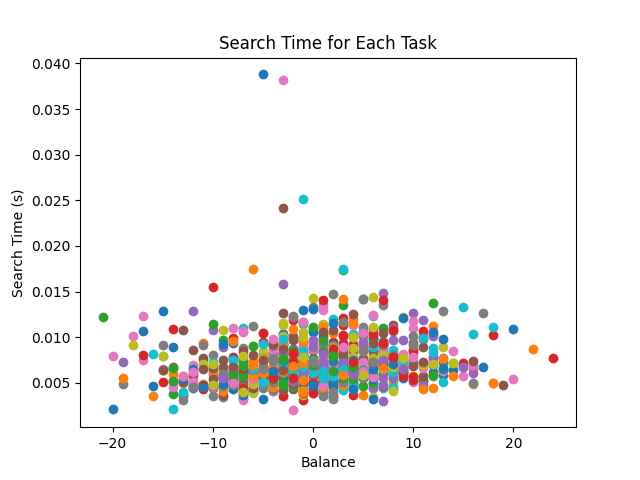

Generate this figure with Python:
import random
import sys
import time
import timeit
from matplotlib import pyplot as plt

sys.setrecursionlimit(10000)

class Node:
    def __init__(self, data, parent=None, left=None, right=None):
        self.parent = parent
        self.data = data
        self.left = left
        self.right = right

    def insert(self, data):
        current = self
        parent = None
        while current is not None:
            parent = current
            if data <= current.data:
                current = current.left
            else:
                current = current.right
        if data <= parent.data:
            parent.left = Node(data, parent)
        else:
            parent.right = Node(data, parent)

    def search(self, data):
        current = self
        while current is not None:
            if data == current.data:
                return current
            elif data < current.data:
                current = current.left
                if current is None:
                    return None
                continue
            else:
                current = current.right
                if current is None:
                    return None
                continue


def find_height(node):
    if node is None:
        return -1
    left_height = find_height(node.left)
    right_height = find_height(node.right)
    return max(left_height, right_height) + 1


def balance_factors(node):
    if node is not None:
        left_height = find_height(node.left)
        right_height = find_height(node.right)
        balance_factor = left_height - right_height
        return balance_factor
        # print(f"Node {node.data}: Balance: {balance_factor}")
        # print_balance_factors(node.left)
        # print_balance_factors(node.right)


# Simplifying to measure performance on a smaller set of tasks
for t in range(1000):
    tasks = random.sample(range(10000), 1000)

    bst = Node(tasks.pop(0))
    for i in tasks:
        bst.insert(i)

    performance_records = []
    balances = []
    search_time = timeit.timeit(lambda: bst.search(t), globals=globals(), number=10000)
    performance_records.append(search_time)  # Simplified measure of performance
    balances.append(balance_factors(bst))

# Plotting the simplified performance records
    plt.plot(balances, performance_records, 'o')
plt.xlabel('Balance')
plt.ylabel('Search Time (s)')
plt.title('Search Time for Each Task')
plt.savefig('ex1.png')
plt.show()
